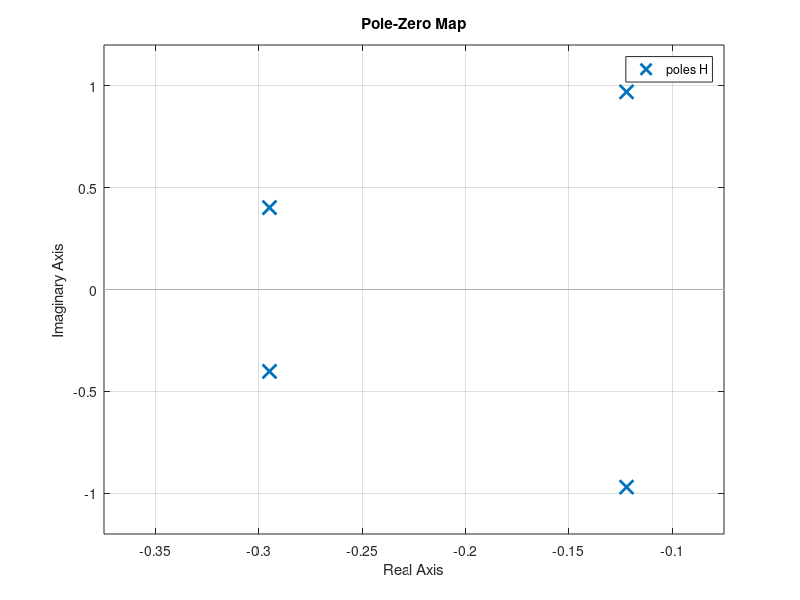

Write the MATLAB code that produced this figure.
samp_freq=50;
m=52;
q_m=floor(0.1*m);
r_m=m-(10*q_m);
S_L=4+(0.9*q_m)+(2*r_m);
S_H=S_L+10
P_L=S_L-2
P_H=S_H+2

%normalising the filter specs

nS_L=(S_L/samp_freq)*pi
nS_H=(S_H/samp_freq)*pi
nP_L=(P_L/samp_freq)*pi
nP_H=(P_H/samp_freq)*pi


%conversion from s to z domain

omega_s_1=tan(nS_L/2)
omega_s_2=tan(nS_H/2)
omega_p_1=tan(nP_L/2)
omega_p_2=tan(nP_H/2)

omega_o=sqrt(omega_p_1*omega_p_2);
band=omega_p_2-omega_p_1;


%conversion into lowpass filter specs

omega_p_l_t=((band*omega_p_1)/((omega_p_1)^2 - (omega_o)^2));
omega_p_h_t=((band*omega_p_2)/((omega_p_2)^2 - (omega_o)^2));
omega_s_l_t=abs((band*omega_s_1)/((omega_s_1)^2 - (omega_o)^2));
omega_s_h_t=abs((band*omega_s_2)/((omega_s_2)^2 - (omega_o)^2));

%taking min of the stopband


if omega_s_l_t>omega_s_h_t
    omega_low_s=omega_s_h_t
else
    omega_low_s=omega_s_l_t
end


%epsilon 

d_2=(1/(0.15*0.15))-1;
d_1=(1/(0.85*0.85))-1;

epsilon=sqrt(d_1);

%finding N

N=ceil(acosh(sqrt(d_2)/epsilon)/acosh(omega_low_s/omega_p_h_t));

%poles of the chebyschev filter

poles=[];
for k=4:7
    a_k=(((2*k)+1)*pi)/8;
    b_k=0.25*(asinh(1/epsilon));
    h_k=a_k+(1j*b_k);
    s_k=1j*cos(h_k);
    poles=[poles s_k];
end

Zeros=[];
K=1/(epsilon*(2^(N-1)));
[num,den]=zp2tf(Zeros,poles,K);
H=tf(num,den);
pzmap(H)
grid on

